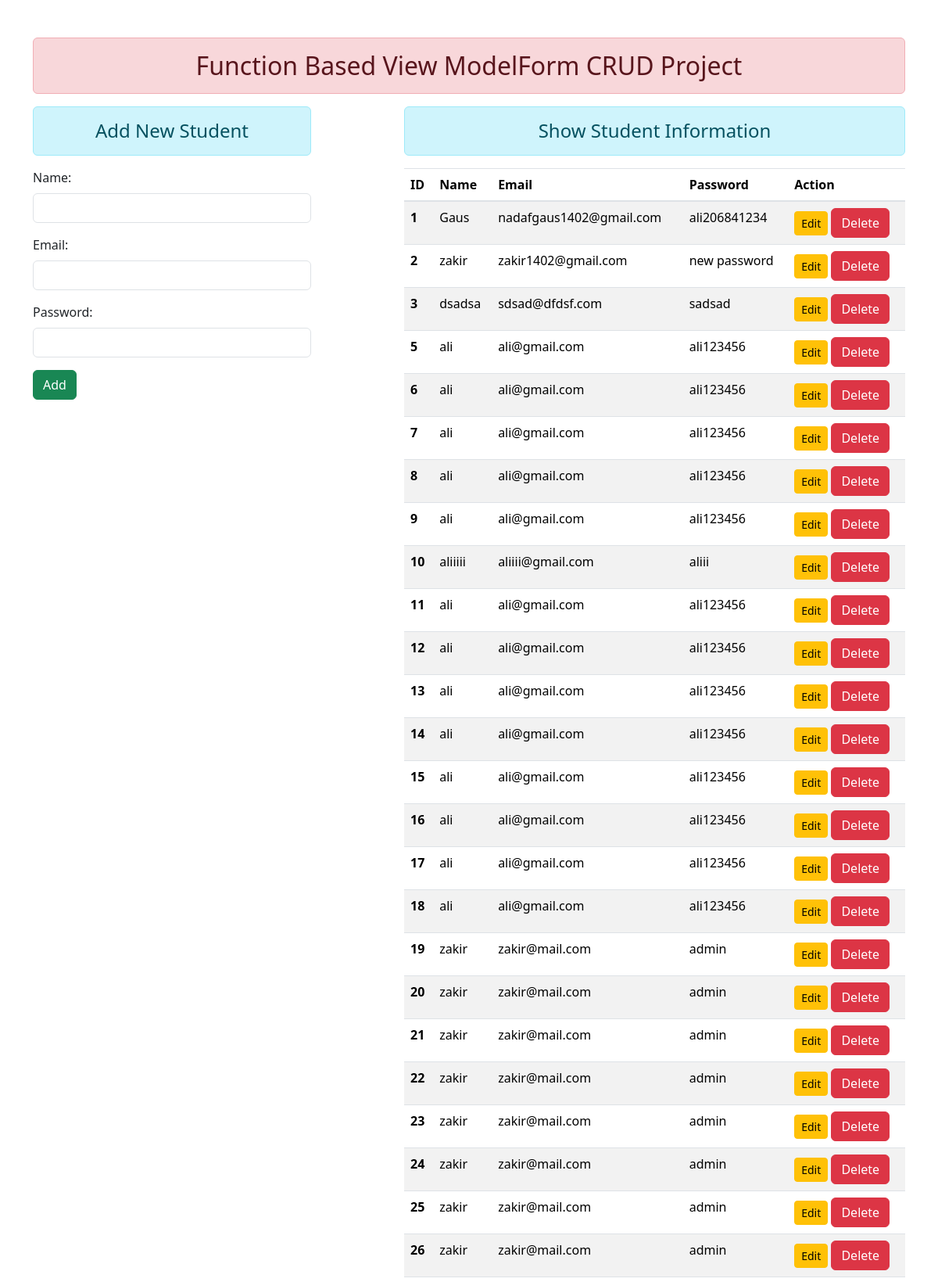
The app's page /add_student (upper part) with its own data.
### crud/models.py (models this page shows)
class User(models.Model):
    name=models.CharField(max_length=70)
    email=models.EmailField(max_length=70)
    password=models.CharField(max_length=70)

### crud/views.py (the view)
# urls.py: path('add_student',views.add_student,name='add_student'),
def add_student(request):
    if request.method=='POST':
        form=UserForm(request.POST)
        if form.is_valid():
           nm=form.cleaned_data['name']
           em=form.cleaned_data['email']
           pw=form.cleaned_data['password']
           reg=User(name=nm,email=em,password=pw)
           reg.save()
           form=UserForm()
    else:
        form=UserForm()
    stud=User.objects.all()
    return render(request,'enroll/addstudent.html',{'form':form,'stu':stud})

### crud/forms.py
class UserForm(forms.ModelForm):
    class Meta:
        model=User
        fields='__all__'
        widgets={
            'name':forms.TextInput(attrs={'class':'form-control'}),
            'email':forms.EmailInput(attrs={'class':'form-control'}),
            'password':forms.PasswordInput(render_value=True,attrs={'class':'form-control'})
        }

### crud/templates/enroll/addstudent.html
{% extends 'enroll/base.html' %}
{% block content %}
   <div class="row">
    <div class="col-sm-4">
        <h4 class="text-center alert alert-info">Add New Student</h4>
        <form action="" method="POST">{% csrf_token %}
            {{form.as_p}}
            <input type="submit" value="Add" class='btn btn-success'>
        </form>
    </div>
    <div class="col-sm-7 offset-1">
        <h4 class="text-center alert alert-info">Show Student Information</h4>
        {% if stu %}
        <table  class="table table-striped">
            <thead>
              <tr>
                <th scope="col">ID</th>
                <th scope="col">Name</th>
                <th scope="col">Email</th>
                <th scope="col">Password</th>
                <th scope="col">Action</th>
              </tr>
            </thead>
            <tbody>
                {% for st in stu %}
              <tr>
                <th scope="row">{{st.id}}</th>
                <td >{{st.name}}</td>
                <td>{{st.email}}</td>
                <td>{{st.password}}</td>
                <td>
                    <a href="{% url 'update_student' st.id %}" class="btn btn-warning btn-sm">Edit</a>
                    <form action="{% url 'delete_data' st.id %}" method="POST" class="d-inline">{% csrf_token %}
                        <input type="submit" value="Delete" class="btn btn-danger">
                    </form>
                </td>
              </tr>
              {% endfor %}
            </tbody>
          </table>
            {% else %}
            <h4 class="text-center alert alert-warning">No Records</h4>
        {% endif %}
   </div>
{% endblock content %}

### crud/templates/enroll/base.html (shortened to what this page needs)
<!doctype html>
{% load static %}
<html lang="en">
  <head>
    <link rel="stylesheet" href="https://cdn.jsdelivr.net/npm/bootstrap@4.0.0/dist/css/bootstrap.min.css">
    <link rel="stylesheet" href="{% static 'enroll/css/bootstrap.css' %}">
    <link rel="stylesheet" href="https://cdnjs.cloudflare.com/ajax/libs/font-awesome/6.5.1/css/all.min.css">
  </head>
  <body>
    <div class="container mt-5">
        <h2 class="text-center alert alert-danger">Function Based View ModelForm CRUD Project</h2>
        {% block content %}
    {% endblock content %}
    </div>
  </body>
</html>

### records on screen
User: id "1", name "Gaus", email "nadafgaus1402@gmail.com", password "ali206841234"
User: id "2", name "zakir", email "zakir1402@gmail.com", password "new password"
User: id "3", name "dsadsa", email "sdsad@dfdsf.com", password "sadsad"
User: id "5", name "ali", email "ali@gmail.com", password "ali123456"
User: id "6", name "ali", email "ali@gmail.com", password "ali123456"
User: id "7", name "ali", email "ali@gmail.com", password "ali123456"
User: id "8", name "ali", email "ali@gmail.com", password "ali123456"
User: id "9", name "ali", email "ali@gmail.com", password "ali123456"
User: id "10", name "aliiiii", email "aliiii@gmail.com", password "aliii"
User: id "11", name "ali", email "ali@gmail.com", password "ali123456"
User: id "12", name "ali", email "ali@gmail.com", password "ali123456"
User: id "13", name "ali", email "ali@gmail.com", password "ali123456"
User: id "14", name "ali", email "ali@gmail.com", password "ali123456"
User: id "15", name "ali", email "ali@gmail.com", password "ali123456"
User: id "16", name "ali", email "ali@gmail.com", password "ali123456"
User: id "17", name "ali", email "ali@gmail.com", password "ali123456"
User: id "18", name "ali", email "ali@gmail.com", password "ali123456"
User: id "19", name "zakir", email "zakir@mail.com", password "admin"
User: id "20", name "zakir", email "zakir@mail.com", password "admin"
User: id "21", name "zakir", email "zakir@mail.com", password "admin"
User: id "22", name "zakir", email "zakir@mail.com", password "admin"
User: id "23", name "zakir", email "zakir@mail.com", password "admin"
User: id "24", name "zakir", email "zakir@mail.com", password "admin"
User: id "25", name "zakir", email "zakir@mail.com", password "admin"
User: id "26", name "zakir", email "zakir@mail.com", password "admin"
